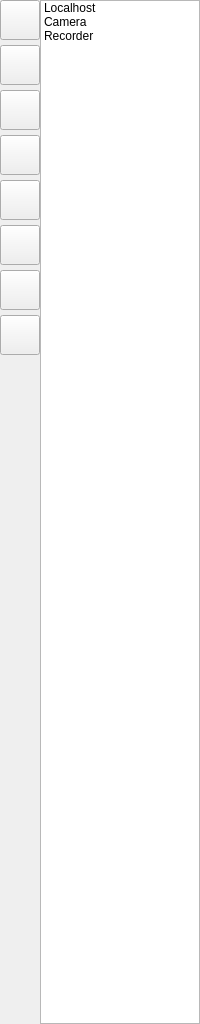
<?xml version="1.0" encoding="UTF-8"?>
<ui version="4.0">
 <class>VSCDeviceList</class>
 <widget class="QWidget" name="VSCDeviceList">
  <property name="geometry">
   <rect>
    <x>0</x>
    <y>0</y>
    <width>200</width>
    <height>1024</height>
   </rect>
  </property>
  <property name="sizePolicy">
   <sizepolicy hsizetype="Preferred" vsizetype="Preferred">
    <horstretch>0</horstretch>
    <verstretch>0</verstretch>
   </sizepolicy>
  </property>
  <property name="minimumSize">
   <size>
    <width>0</width>
    <height>0</height>
   </size>
  </property>
  <property name="windowTitle">
   <string/>
  </property>
  <layout class="QGridLayout" name="gridLayout">
   <item row="0" column="0">
    <layout class="QHBoxLayout" name="horizontalLayout">
     <property name="sizeConstraint">
      <enum>QLayout::SetNoConstraint</enum>
     </property>
     <item>
      <layout class="QVBoxLayout" name="verticalLayout">
       <property name="spacing">
        <number>5</number>
       </property>
       <item>
        <widget class="QPushButton" name="pushButton">
         <property name="minimumSize">
          <size>
           <width>40</width>
           <height>40</height>
          </size>
         </property>
         <property name="text">
          <string/>
         </property>
         <property name="icon">
          <iconset resource="vscmainwindows.qrc">
           <normaloff>:/action/resources/devicelist.png</normaloff>:/action/resources/devicelist.png</iconset>
         </property>
         <property name="iconSize">
          <size>
           <width>40</width>
           <height>40</height>
          </size>
         </property>
        </widget>
       </item>
       <item>
        <widget class="QPushButton" name="pushButton_2">
         <property name="minimumSize">
          <size>
           <width>40</width>
           <height>40</height>
          </size>
         </property>
         <property name="text">
          <string/>
         </property>
         <property name="icon">
          <iconset resource="vscmainwindows.qrc">
           <normaloff>:/device/resources/computer.png</normaloff>:/device/resources/computer.png</iconset>
         </property>
         <property name="iconSize">
          <size>
           <width>40</width>
           <height>40</height>
          </size>
         </property>
        </widget>
       </item>
       <item>
        <widget class="QPushButton" name="pbCamera">
         <property name="minimumSize">
          <size>
           <width>40</width>
           <height>40</height>
          </size>
         </property>
         <property name="toolTip">
          <string>Click to add Camera</string>
         </property>
         <property name="text">
          <string/>
         </property>
         <property name="icon">
          <iconset resource="vscmainwindows.qrc">
           <normaloff>:/device/resources/camera.png</normaloff>:/device/resources/camera.png</iconset>
         </property>
         <property name="iconSize">
          <size>
           <width>40</width>
           <height>40</height>
          </size>
         </property>
        </widget>
       </item>
       <item>
        <widget class="QPushButton" name="pushButton_3">
         <property name="minimumSize">
          <size>
           <width>40</width>
           <height>40</height>
          </size>
         </property>
         <property name="text">
          <string/>
         </property>
         <property name="icon">
          <iconset resource="vscmainwindows.qrc">
           <normaloff>:/device/resources/recorder.png</normaloff>:/device/resources/recorder.png</iconset>
         </property>
         <property name="iconSize">
          <size>
           <width>40</width>
           <height>40</height>
          </size>
         </property>
        </widget>
       </item>
       <item>
        <widget class="QPushButton" name="pbSurveillance">
         <property name="minimumSize">
          <size>
           <width>40</width>
           <height>40</height>
          </size>
         </property>
         <property name="maximumSize">
          <size>
           <width>40</width>
           <height>40</height>
          </size>
         </property>
         <property name="toolTip">
          <string>Click to add VSCView</string>
         </property>
         <property name="statusTip">
          <string>2</string>
         </property>
         <property name="whatsThis">
          <string>3</string>
         </property>
         <property name="text">
          <string/>
         </property>
         <property name="icon">
          <iconset resource="vscmainwindows.qrc">
           <normaloff>:/action/resources/surveillance.png</normaloff>:/action/resources/surveillance.png</iconset>
         </property>
         <property name="iconSize">
          <size>
           <width>40</width>
           <height>40</height>
          </size>
         </property>
        </widget>
       </item>
       <item>
        <widget class="QPushButton" name="pushButtonSearch">
         <property name="minimumSize">
          <size>
           <width>40</width>
           <height>40</height>
          </size>
         </property>
         <property name="maximumSize">
          <size>
           <width>40</width>
           <height>40</height>
          </size>
         </property>
         <property name="text">
          <string/>
         </property>
         <property name="icon">
          <iconset resource="vscmainwindows.qrc">
           <normaloff>:/action/resources/search.png</normaloff>:/action/resources/search.png</iconset>
         </property>
         <property name="iconSize">
          <size>
           <width>40</width>
           <height>40</height>
          </size>
         </property>
        </widget>
       </item>
       <item>
        <widget class="QPushButton" name="pushButton_8">
         <property name="minimumSize">
          <size>
           <width>40</width>
           <height>40</height>
          </size>
         </property>
         <property name="maximumSize">
          <size>
           <width>40</width>
           <height>40</height>
          </size>
         </property>
         <property name="text">
          <string/>
         </property>
         <property name="icon">
          <iconset resource="vscmainwindows.qrc">
           <normaloff>:/action/resources/videosearch.png</normaloff>:/action/resources/videosearch.png</iconset>
         </property>
         <property name="iconSize">
          <size>
           <width>40</width>
           <height>40</height>
          </size>
         </property>
        </widget>
       </item>
       <item>
        <widget class="VSCDeviceTrash" name="pushButtonTrash">
         <property name="minimumSize">
          <size>
           <width>40</width>
           <height>40</height>
          </size>
         </property>
         <property name="maximumSize">
          <size>
           <width>40</width>
           <height>40</height>
          </size>
         </property>
         <property name="text">
          <string/>
         </property>
         <property name="icon">
          <iconset resource="vscmainwindows.qrc">
           <normaloff>:/action/resources/user-trash-2.png</normaloff>:/action/resources/user-trash-2.png</iconset>
         </property>
         <property name="iconSize">
          <size>
           <width>40</width>
           <height>40</height>
          </size>
         </property>
        </widget>
       </item>
       <item>
        <spacer name="verticalSpacer">
         <property name="orientation">
          <enum>Qt::Vertical</enum>
         </property>
         <property name="sizeHint" stdset="0">
          <size>
           <width>20</width>
           <height>40</height>
          </size>
         </property>
        </spacer>
       </item>
      </layout>
     </item>
     <item>
      <widget class="VSCDeviceTree" name="treeWidget">
       <property name="indentation">
        <number>30</number>
       </property>
       <property name="rootIsDecorated">
        <bool>false</bool>
       </property>
       <property name="itemsExpandable">
        <bool>true</bool>
       </property>
       <property name="animated">
        <bool>true</bool>
       </property>
       <property name="wordWrap">
        <bool>false</bool>
       </property>
       <property name="headerHidden">
        <bool>true</bool>
       </property>
       <property name="expandsOnDoubleClick">
        <bool>true</bool>
       </property>
       <property name="columnCount">
        <number>1</number>
       </property>
       <attribute name="headerShowSortIndicator" stdset="0">
        <bool>false</bool>
       </attribute>
       <column>
        <property name="text">
         <string>VS Cloud</string>
        </property>
       </column>
       <item>
        <property name="text">
         <string>Localhost</string>
        </property>
        <property name="icon">
         <iconset resource="vscmainwindows.qrc">
          <normaloff>:/device/resources/computer.png</normaloff>:/device/resources/computer.png</iconset>
        </property>
       </item>
       <item>
        <property name="text">
         <string>Camera</string>
        </property>
        <property name="icon">
         <iconset resource="vscmainwindows.qrc">
          <normaloff>:/device/resources/camera.png</normaloff>:/device/resources/camera.png</iconset>
        </property>
       </item>
       <item>
        <property name="text">
         <string>Recorder</string>
        </property>
        <property name="icon">
         <iconset resource="vscmainwindows.qrc">
          <normaloff>:/device/resources/recorder.png</normaloff>:/device/resources/recorder.png</iconset>
        </property>
       </item>
      </widget>
     </item>
    </layout>
   </item>
  </layout>
 </widget>
 <layoutdefault spacing="0" margin="0"/>
 <customwidgets>
  <customwidget>
   <class>VSCDeviceTree</class>
   <extends>QTreeWidget</extends>
   <header>vscdevicetree.h</header>
  </customwidget>
  <customwidget>
   <class>VSCDeviceTrash</class>
   <extends>QPushButton</extends>
   <header>vscdevicetrash.h</header>
  </customwidget>
 </customwidgets>
 <resources>
  <include location="vscmainwindows.qrc"/>
 </resources>
 <connections/>
</ui>
